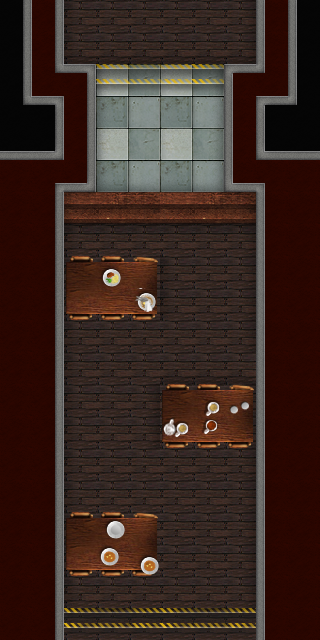

A 2D game scene composited from a Tiled map and its tileset images. What follows is a short description and the map's XML, with every tile layer's data as written:
An orthogonal 10x20 tile map with 32x32 px tiles, 1 tile layer (walls).

<map height="20" orientation="orthogonal" tileheight="32" tilewidth="32" version="1.0" width="10">
 <tileset collision_tile="59" firstgid="1" name="source_tiles" tileheight="32" tilewidth="32">
  <image height="352" source="source_tiles.png" width="384" />
 </tileset>
 <layer height="20" name="walls" width="10">
  <data>
   <tile gid="59" />
   <tile gid="60" />
   <tile gid="2" />
   <tile gid="3" />
   <tile gid="3" />
   <tile gid="3" />
   <tile gid="3" />
   <tile gid="4" />
   <tile gid="61" />
   <tile gid="62" />
   <tile gid="59" />
   <tile gid="60" />
   <tile gid="5" />
   <tile gid="6" />
   <tile gid="6" />
   <tile gid="6" />
   <tile gid="6" />
   <tile gid="7" />
   <tile gid="61" />
   <tile gid="62" />
   <tile gid="59" />
   <tile gid="63" />
   <tile gid="64" />
   <tile gid="8" />
   <tile gid="9" />
   <tile gid="10" />
   <tile gid="11" />
   <tile gid="65" />
   <tile gid="66" />
   <tile gid="62" />
   <tile gid="67" />
   <tile gid="68" />
   <tile gid="60" />
   <tile gid="12" />
   <tile gid="13" />
   <tile gid="14" />
   <tile gid="15" />
   <tile gid="61" />
   <tile gid="69" />
   <tile gid="70" />
   <tile gid="71" />
   <tile gid="72" />
   <tile gid="60" />
   <tile gid="16" />
   <tile gid="17" />
   <tile gid="18" />
   <tile gid="19" />
   <tile gid="61" />
   <tile gid="73" />
   <tile gid="71" />
   <tile gid="20" />
   <tile gid="74" />
   <tile gid="75" />
   <tile gid="21" />
   <tile gid="22" />
   <tile gid="23" />
   <tile gid="24" />
   <tile gid="76" />
   <tile gid="77" />
   <tile gid="20" />
   <tile gid="20" />
   <tile gid="78" />
   <tile gid="25" />
   <tile gid="26" />
   <tile gid="27" />
   <tile gid="28" />
   <tile gid="26" />
   <tile gid="29" />
   <tile gid="79" />
   <tile gid="20" />
   <tile gid="20" />
   <tile gid="78" />
   <tile gid="30" />
   <tile gid="31" />
   <tile gid="31" />
   <tile gid="31" />
   <tile gid="31" />
   <tile gid="32" />
   <tile gid="79" />
   <tile gid="20" />
   <tile gid="20" />
   <tile gid="78" />
   <tile gid="80" />
   <tile gid="81" />
   <tile gid="82" />
   <tile gid="2" />
   <tile gid="3" />
   <tile gid="4" />
   <tile gid="79" />
   <tile gid="20" />
   <tile gid="20" />
   <tile gid="78" />
   <tile gid="83" />
   <tile gid="84" />
   <tile gid="85" />
   <tile gid="2" />
   <tile gid="3" />
   <tile gid="4" />
   <tile gid="79" />
   <tile gid="20" />
   <tile gid="20" />
   <tile gid="78" />
   <tile gid="2" />
   <tile gid="3" />
   <tile gid="3" />
   <tile gid="3" />
   <tile gid="3" />
   <tile gid="4" />
   <tile gid="79" />
   <tile gid="20" />
   <tile gid="20" />
   <tile gid="78" />
   <tile gid="2" />
   <tile gid="3" />
   <tile gid="3" />
   <tile gid="6" />
   <tile gid="6" />
   <tile gid="6" />
   <tile gid="79" />
   <tile gid="20" />
   <tile gid="20" />
   <tile gid="78" />
   <tile gid="2" />
   <tile gid="3" />
   <tile gid="4" />
   <tile gid="86" />
   <tile gid="87" />
   <tile gid="88" />
   <tile gid="79" />
   <tile gid="20" />
   <tile gid="20" />
   <tile gid="78" />
   <tile gid="2" />
   <tile gid="3" />
   <tile gid="4" />
   <tile gid="89" />
   <tile gid="90" />
   <tile gid="91" />
   <tile gid="79" />
   <tile gid="20" />
   <tile gid="20" />
   <tile gid="78" />
   <tile gid="2" />
   <tile gid="3" />
   <tile gid="3" />
   <tile gid="3" />
   <tile gid="3" />
   <tile gid="4" />
   <tile gid="79" />
   <tile gid="20" />
   <tile gid="20" />
   <tile gid="78" />
   <tile gid="2" />
   <tile gid="3" />
   <tile gid="3" />
   <tile gid="3" />
   <tile gid="3" />
   <tile gid="4" />
   <tile gid="79" />
   <tile gid="20" />
   <tile gid="20" />
   <tile gid="78" />
   <tile gid="92" />
   <tile gid="93" />
   <tile gid="94" />
   <tile gid="3" />
   <tile gid="3" />
   <tile gid="4" />
   <tile gid="79" />
   <tile gid="20" />
   <tile gid="20" />
   <tile gid="78" />
   <tile gid="95" />
   <tile gid="96" />
   <tile gid="97" />
   <tile gid="3" />
   <tile gid="3" />
   <tile gid="4" />
   <tile gid="79" />
   <tile gid="20" />
   <tile gid="20" />
   <tile gid="78" />
   <tile gid="2" />
   <tile gid="3" />
   <tile gid="3" />
   <tile gid="3" />
   <tile gid="3" />
   <tile gid="4" />
   <tile gid="79" />
   <tile gid="20" />
   <tile gid="20" />
   <tile gid="78" />
   <tile gid="33" />
   <tile gid="34" />
   <tile gid="35" />
   <tile gid="33" />
   <tile gid="34" />
   <tile gid="35" />
   <tile gid="79" />
   <tile gid="20" />
  </data>
 </layer>
 </map>